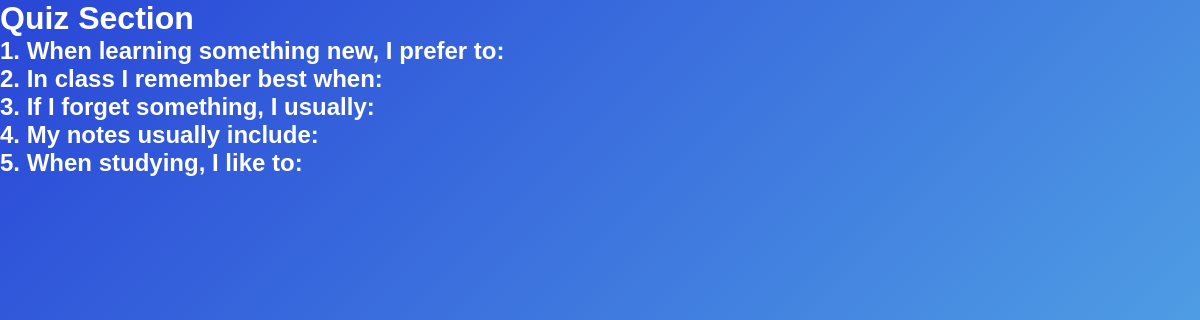
The app's page /quiz/1 with its own data.
### tables this page shows
CREATE TABLE questions (
        id INTEGER PRIMARY KEY AUTOINCREMENT,
        section_id INTEGER NOT NULL,
        question_text TEXT NOT NULL,

        FOREIGN KEY (section_id)
            REFERENCES sections(id)
    );

### app.py (the view)
@app.route("/quiz/<int:section_id>")
def quiz_section(section_id):
    sections = get_sections()
    questions = get_questions_by_section(section_id)
    return render_template(
        "quiz_section.html",
        sections=sections,
        questions=questions,
        section_id=section_id
    )

### database.py (called while the page is built)
def get_connection():
    conn = sqlite3.connect(DATABASE)
    conn.row_factory = sqlite3.Row
    conn.execute("PRAGMA foreign_keys = ON")
    return conn

def get_sections():
    conn = get_connection()
    sections = conn.execute("""
        SELECT id, name, description
        FROM sections
        ORDER BY id
    """).fetchall()
    conn.close()
    return sections

def get_questions_by_section(section_id):
    conn = get_connection()
    questions = conn.execute("""
        SELECT id, section_id, question_text
        FROM questions
        WHERE section_id = ?
        ORDER BY id
    """, (section_id,)).fetchall()
    conn.close()
    return questions

### templates/quiz_section.html (shortened to what this page needs)
<!DOCTYPE html>
<html>
<head>
    <link
        rel="stylesheet"
        href="{{ url_for('static', filename='css/style.css') }}"
    >
</head>
<body>
<div class="page">
    <h1>Quiz Section</h1>
    {% for question in questions %}
        <div class="question">
            <h2>
                {{ loop.index }}. {{ question["question_text"] }}
            </h2>
        </div>
    {% endfor %}
</div>
</body>
</html>

### static/css/style.css (style rules this page uses)
:root { --primary-blue:#2946D7; --secondary-blue:#5AB8E8; --dark-blue:#1F2D6B; --light-blue:#EEF6FF; --white:#FFFFFF; --text:#263238; --grey:#6C757D; --shadow: 0px 10px 30px rgba(0,0,0,.12); --radius:20px; }
* { margin:0; padding:0; box-sizing:border-box; }
body { font-family: "Poppins", sans-serif; background: linear-gradient( 135deg, var(--primary-blue), var(--secondary-blue) ); min-height:100vh; color:white; }

### records on screen
questions: question_text "When learning something new, I prefer to:"
questions: question_text "In class I remember best when:"
questions: question_text "If I forget something, I usually:"
questions: question_text "My notes usually include:"
questions: question_text "When studying, I like to:"
